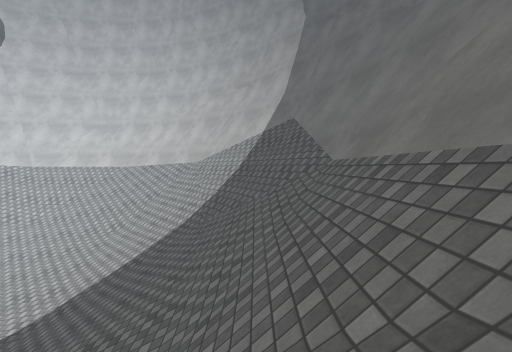
[1] (above)

16 first-person views from a walk through a Unity game level. The camera is 1.5 m above the floor, tilts 2° down and sees 90° across. The floor is counted in squares, 2 m on a side. Each view is taken from the middle of a square. On the plan, view 1 faces up. The plan holds only what a view shows up to about 9 squares ahead; the rest is blank. The place goes on beyond the plan. Surface patterns are stand-ins for the level's own textures.

[2]
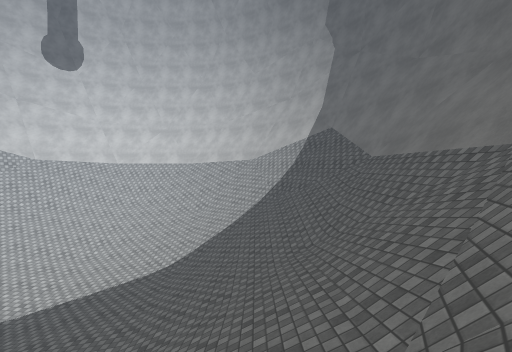

[3]
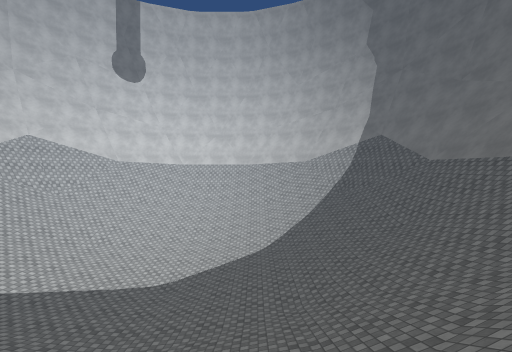

[4]
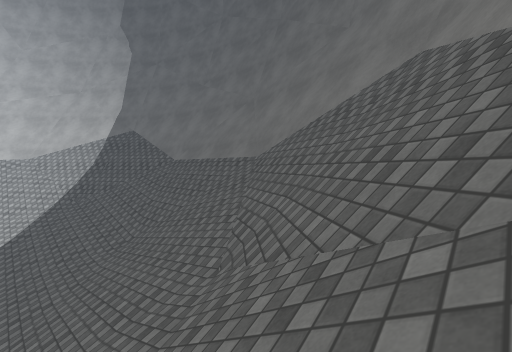

[5]
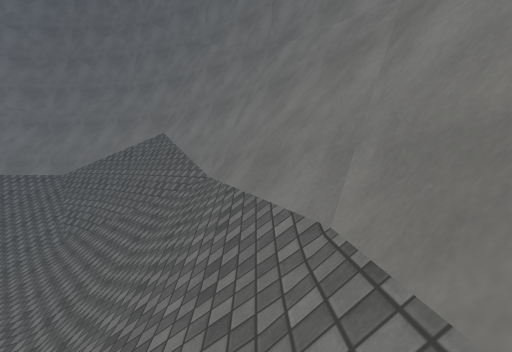

[6]
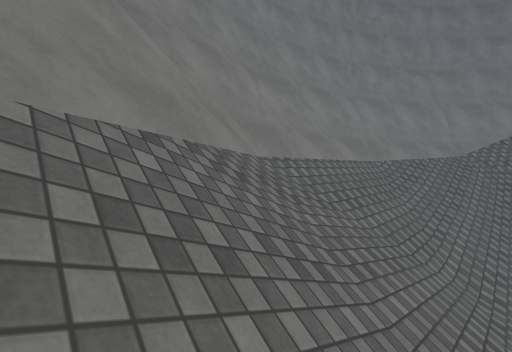

[7]
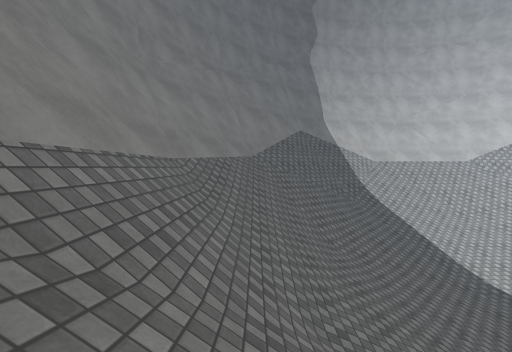

[8]
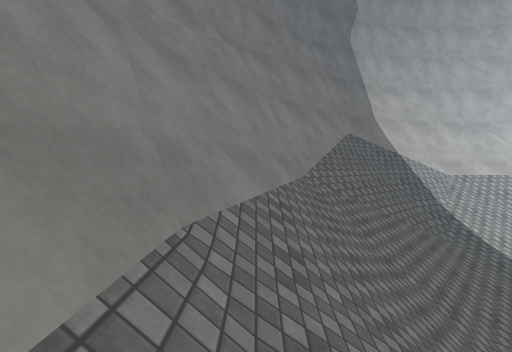

[9]
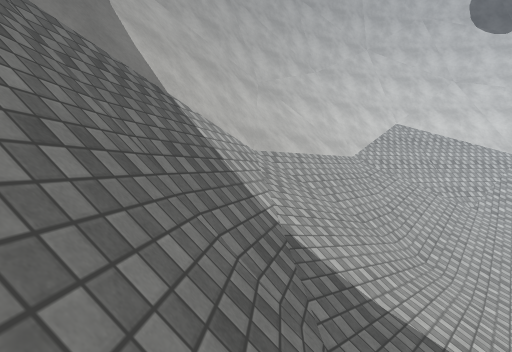

[10]
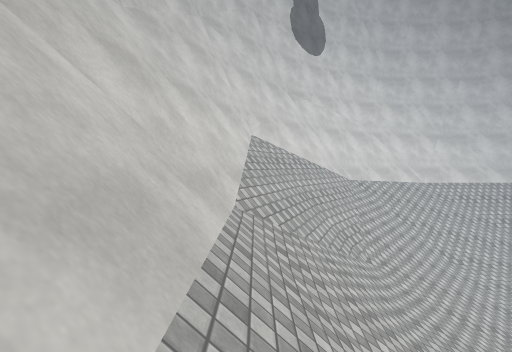

[11]
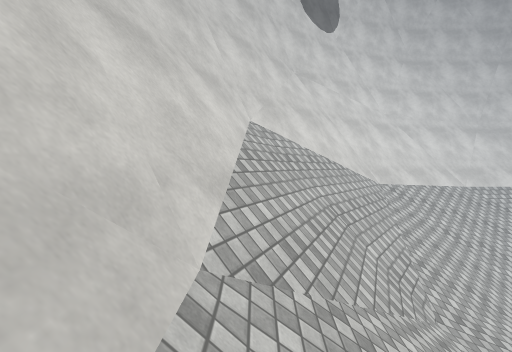

[12]
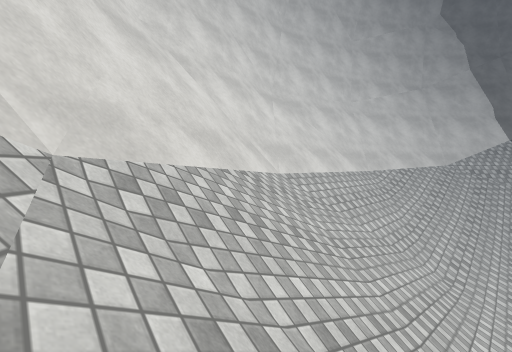

[13]
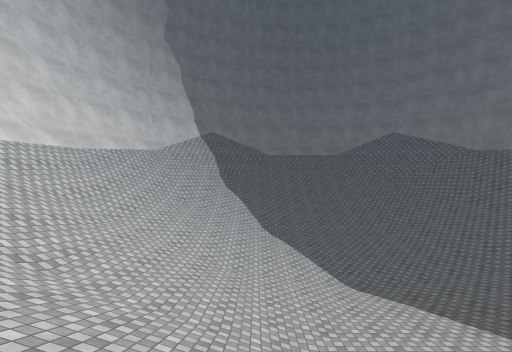

[14]
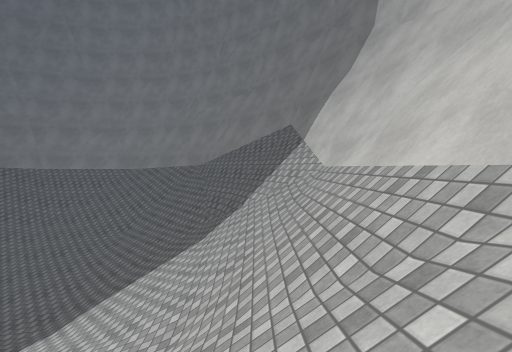

[15]
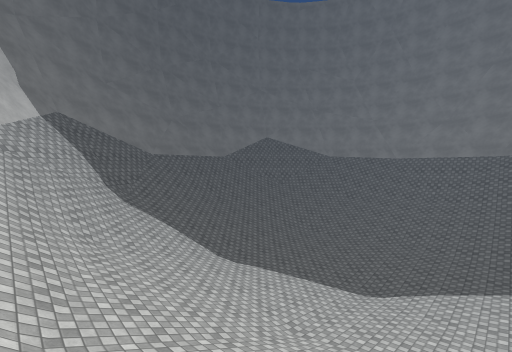

[16]
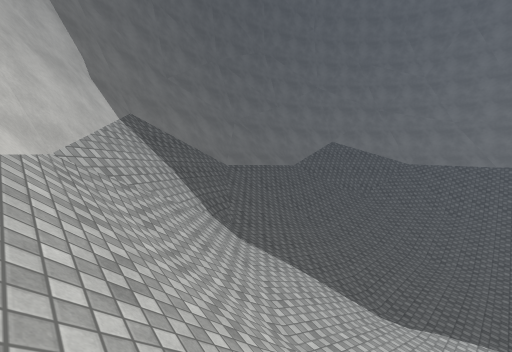

### Floor plan
Key: @ floor where view 1 was taken; # wall or solid block; . main floor; - floor 0.25 m lower than the main floor; _ floor 0.5 m lower than the main floor; < floor 0.75 m lower than the main floor; / step, stairs or slope.
Columns run from 17 left of view 1 to 2 right of it. Each row starts with its distance up from view 1.
 11      ##########
 10    ###////////###
  9  ###////////////###
  8 ##////////////////##
  7 #//////////////////#
  6 #//////////////////#
  5 #////////..////////#
  4 #//////.-__-.//////#
  3 #//////.____.//////#
  2 #//////._<<_.//////#
  1 #//////.-__-.//////#
  0 #///////.--./////@/#
 -1 #//////////////////#
 -2 #//////////////////#
 -3 #//////////////////#
 -4 ###//////////////###
 -5   ###//////////###
 -6     ###//////###
 -7       ########

Where each view was taken, in squares from view 1:
view 1: 0 up, 0 right, facing up
view 2: 3 down, 2 left, facing up
view 3: 5 down, 5 left, facing up
view 4: 4 down, 3 left, facing up-right
view 5: 6 down, 7 left, facing right
view 6: 4 down, 3 left, facing down-left
view 7: 5 down, 5 left, facing left
view 8: 6 down, 8 left, facing left
view 9: 3 down, 13 left, facing up-left
view 10: 1 up, 16 left, facing up
view 11: 3 up, 16 left, facing up
view 12: 8 up, 13 left, facing up-right
view 13: 5 up, 14 left, facing right
view 14: 5 up, 15 left, facing down
view 15: 9 up, 10 left, facing down-right
view 16: 10 up, 6 left, facing down-right
